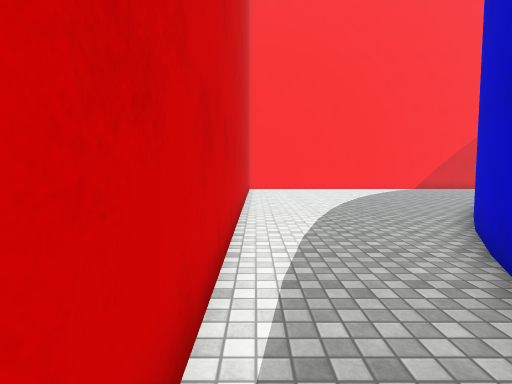
[1] (above)

15 first-person views from a walk through a scene from a Unity 3-D project. The camera is 1.4 m above the floor, tilts 4° down and sees 80° across. The floor is counted in squares, 1 m on a side. Each view is taken from the middle of a square. On the plan, view 1 faces up. The plan holds only what a view shows up to about 14 squares ahead; the rest is blank. The place goes on beyond the plan. The player is left out. Surface patterns are stand-ins for the level's own textures.

[2]
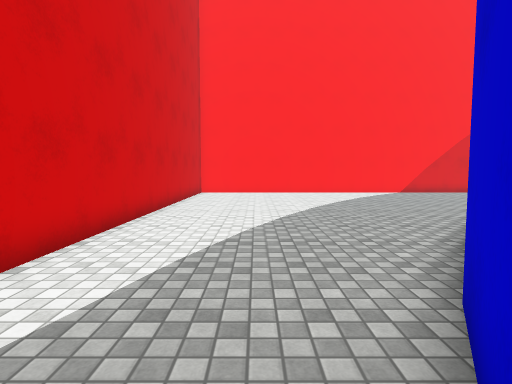

[3]
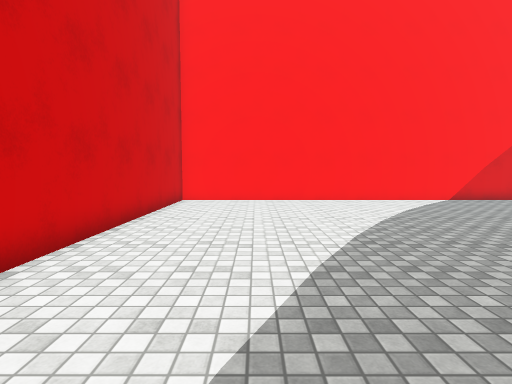

[4]
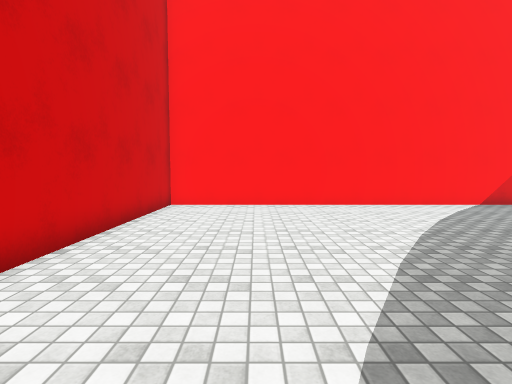

[5]
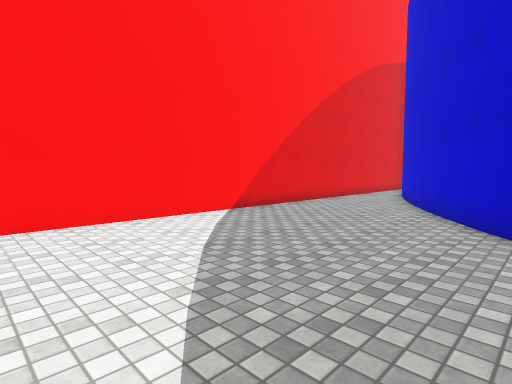

[6]
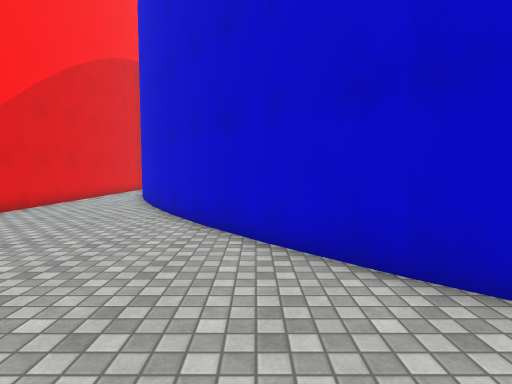

[7]
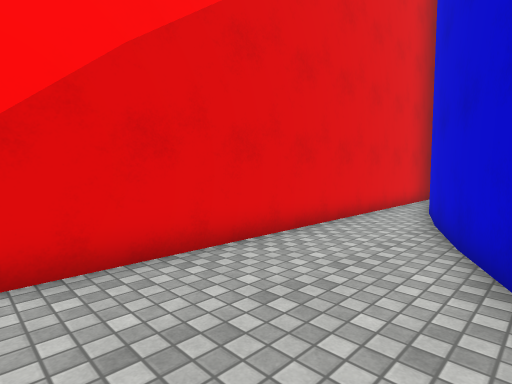

[8]
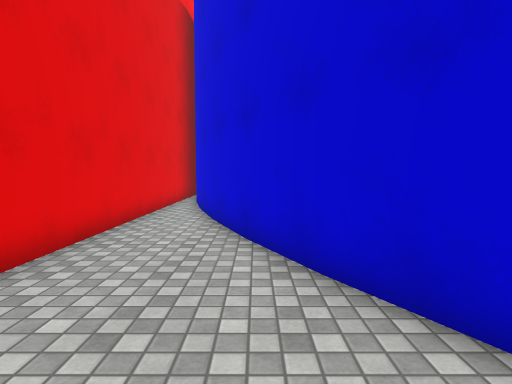

[9]
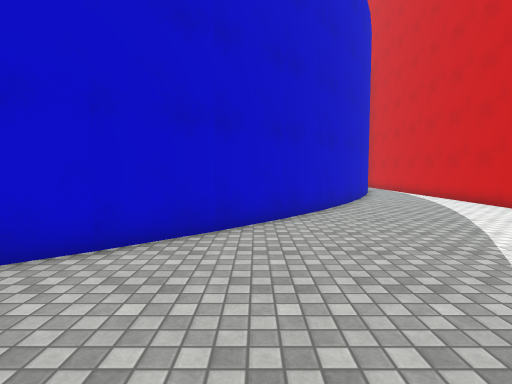

[10]
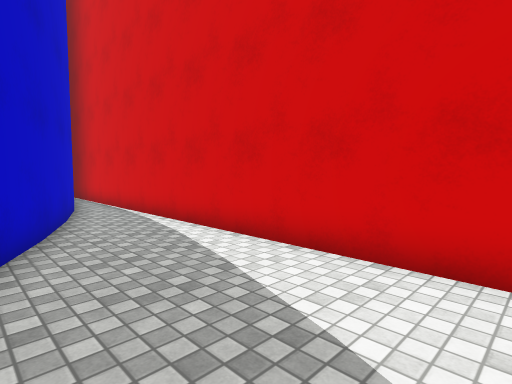

[11]
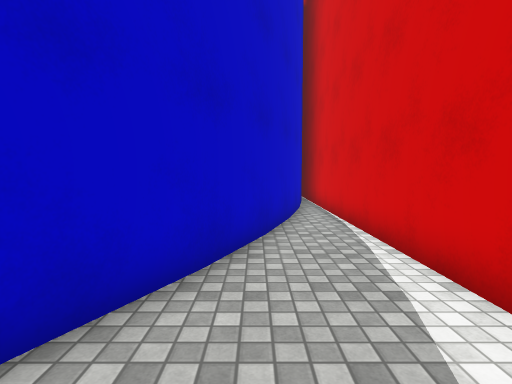

[12]
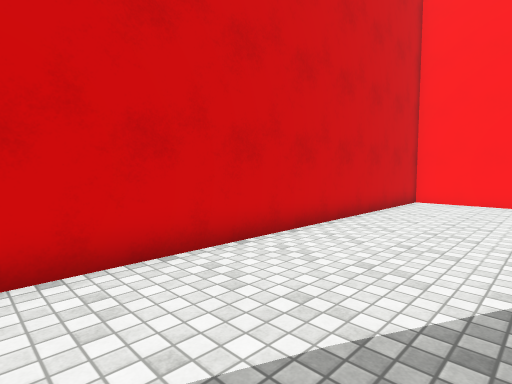

[13]
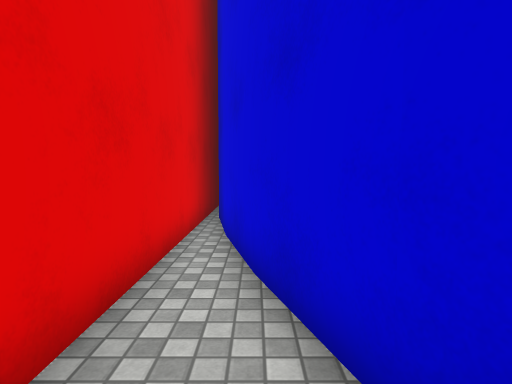

[14]
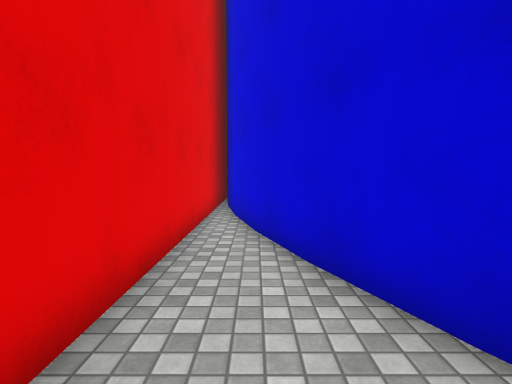

[15]
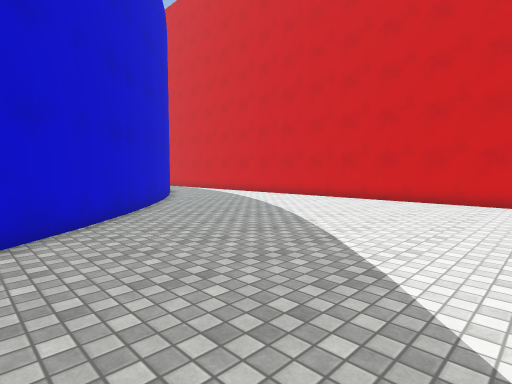

### Floor plan
Points are (right, up) in squares from view 1. A wall is a line through its corners. A room is listed if a view was taken in it or the views show most of it. See-through windows are left out.
Room 1 (views 1, 2, 3, 4, 5, 6, 7, 8, 9, 10, 11, 12, 13, 14, 15)
walls: (8.1, 11.3) (13.7, 16.6); (13.6, 16.5) (18.1, 19.1); (5, 7.2) (8.2, 11.2); (17.9, 19.2) (25, 22.2); (1.6, 0.3) (5, 7.3); (25.1, 22) (29.5, 23.2); (0.4, -3.8) (1.8, 0.4); (0, -6.5) (0.3, -4.9); (29.5, 23.5) (-0.5, 23.5) (-0.5, -6.5)

Where each view was taken, in squares from view 1:
view 1: 0 up, 0 right, facing up
view 2: 4 up, 3 right, facing up
view 3: 9 up, 3 right, facing up
view 4: 11 up, 3 right, facing up
view 5: 15 up, 5 right, facing up-right
view 6: 15 up, 6 right, facing right
view 7: 19 up, 14 right, facing up-right
view 8: 20 up, 14 right, facing right
view 9: 20 up, 9 right, facing down
view 10: 10 up, 4 right, facing down-left
view 11: 7 up, 2 right, facing down
view 12: 9 up, 4 right, facing up-left
view 13: 22 up, 21 right, facing right
view 14: 22 up, 18 right, facing right
view 15: 23 up, 14 right, facing down-left
